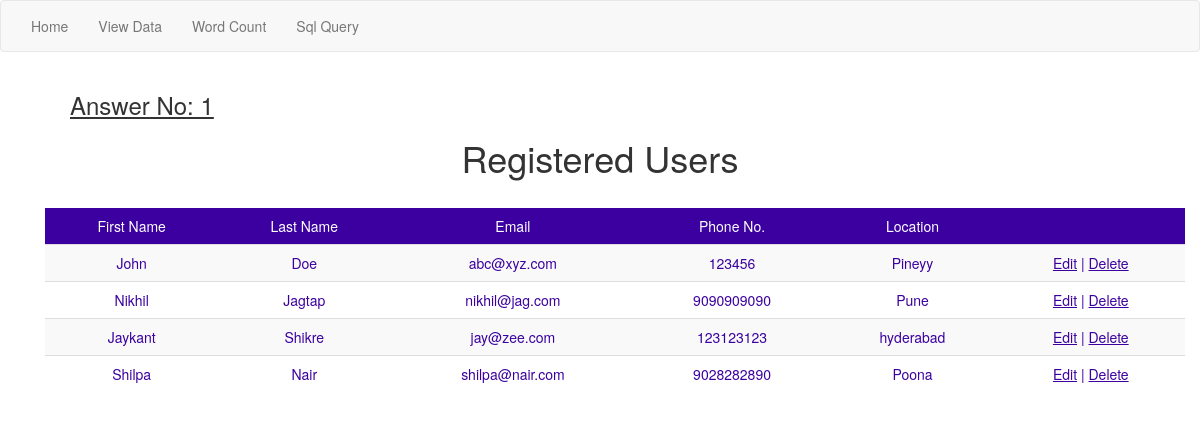
The page /view.php on the database its author committed.
### tables this page shows
CREATE TABLE `userform` (
  `ID` int(11) NOT NULL,
  `username` text,
  `password` text,
  `firstname` text,
  `lastname` text,
  `email` text,
  `phone` varchar(255) DEFAULT NULL,
  `location` text
);

### retrieve.php (called while the page is built)
<?php
include "dbconnect.php";
$sql = "SELECT `ID`, `username`, `password`, `firstname`, `lastname`, `email`, `phone`, `location` FROM `userform` ";
$result = $conn->query($sql);
?>

### view.php (the view, shortened to what this page needs)
<!doctype HTML>
<?php include "retrieve.php" ?>
<html>
	<head>
		  <link rel="stylesheet" href="https://maxcdn.bootstrapcdn.com/bootstrap/3.3.7/css/bootstrap.min.css">
		  </head>
	<body>
		<?php include "nav.php" ?>
		<div class="container">
			<h3><u> Answer No: 1 </u></h3>
		<h1>Registered Users</h1>
		<br>
		<div class="container">
			<table class="table table-striped" style="color:#3b009f">
				<thead>
					<tr style="background-color:#3b009f;color:white;">
						<td>First Name</td>
						<td>Last Name</td>
						<td>Email</td>
						<td>Phone No.</td>
						<td>Location</td>
						<td></td>
					</tr>
				</thead>
				<?php
					if ($result->num_rows > 0) {
					    while($row = $result->fetch_assoc()) {
					        echo 	"<tr>
					        			<td>".$row['firstname']."</td>
					        			<td>".$row['lastname']."</td>
					        			<td>".$row['email']."</td>
					        			<td>".$row['phone']."</td>
					        			<td>".$row['location']."</td>
					        			<td>
					        			<span id=".$row['ID']." class='edit' style='color:#3b009f' > Edit</span> |
					        			<span id=".$row['ID']." class='delete' style='color:#3b009f'> Delete</span></td>
					        		</tr>";
					    }
					} else {
					    echo "<tr> 0 results <tr>";
					}
				?>
			</table>
		</div>
		</div>
	</body>
</html>

### nav.php
<nav class="navbar navbar-default">
  <div class="container-fluid">
    <ul class="nav navbar-nav">
      <li><a href="index.php">Home</a></li>
      <li><a href="view.php">View Data</a></li>
     <li><a href="wordcount.php">Word Count</a></li>
      <li><a href="query.php">Sql Query</a></li>
    </ul>
  </div>
</nav>

### view.php (style rules this page uses)
h1 { text-align: center; }
span { color: red; }
h3 { margin-left: 40px; }
thead { text-align: center; }
td { text-align: center; }
span { text-decoration: underline; cursor: pointer; }

### rows shown on the page
userform: firstname "John", lastname "Doe", email "abc@xyz.com", phone "123456", location "Pineyy"
userform: firstname "Nikhil", lastname "Jagtap", email "nikhil@jag.com", phone "9090909090", location "Pune"
userform: firstname "Jaykant", lastname "Shikre", email "jay@zee.com", phone "123123123", location "hyderabad"
userform: firstname "Shilpa", lastname "Nair", email "shilpa@nair.com", phone "9028282890", location "Poona"
